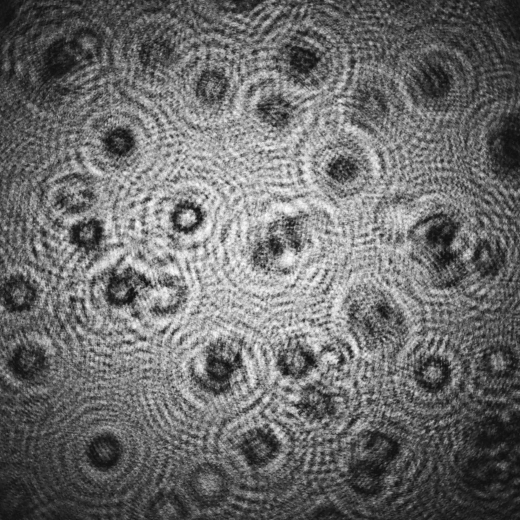
#> input picture assets/H05 (3).png, 1040 x 1040 px, found by its file name (shown at 1/2 size)
$ python dlhm_reconstruction.py
#> lines starting #> are read from the running program, lines starting #| are printed output that depends on the picture
# -*- coding: utf-8 -*-
"""DLHM_reconstruction.ipynb

Automatically generated by Colaboratory.

Original file is located at
    https://colab.research.google.com/drive/1Yim1g6ZujxaTz0zoE8wghl16rxMGgMhB
"""

# FUNCTION TO RECONSTRUCT AN IN LINE HOLOGRAM WITH THE METHODOLOGY FROM THE JÜRGEN KREUZER'S PATENT
import math
import numpy as np
import cv2
from PIL import Image
from os import listdir
from datetime import timedelta
import matplotlib.pyplot as plt
from timeit import default_timer as timer

def filtcosenoF(par,fi,co):
    # Coordenadas
    [xfc, yfc] = np.meshgrid(np.linspace(1-co/2, co/2, co), np.linspace(fi/2, 1-fi/2, fi))

    # Normalizar coordenadas en intervalo (-pi, pi) y crear filtros en dirección horizontal y vertical
    fc1 = np.cos(xfc*(math.pi/par)*(1/np.max(xfc)))**2
    fc2 = np.cos(yfc*(math.pi/par)*(1/np.max(yfc)))**2

    # Intersectar ambas direcciones
    fc = (fc1 > 0) * fc1 * (fc2 > 0) * fc2

    # Re-escalar de 0 a 1
    return fc / np.max(fc)

# [46 lines left out: function prepairholoF, not called in this run]

def prepairholoF_remap(CH_m, dx, L):
    [row, col] = CH_m.shape
    Wx = dx * col
    Wy = dx * row

    # Matriz de coordenadas
    [X, Y] = np.meshgrid(range(col), range(row))
    X = X - col / 2
    Y = Y - row / 2

    r = np.sqrt(X**2 + Y**2)
    rW = np.sqrt((Wx/2)**2 + (Wy/2)**2)
    auxL = np.max(r) * L / np.max(rW)
    theta = np.arctan2(Y, X)
    R = auxL * np.sin(r / auxL)

    Xcoord = R * np.cos(theta)
    Ycoord = R * np.sin(theta)
    Xcoord = (Xcoord + col / 2).astype(np.float32)
    Ycoord = (Ycoord + row / 2).astype(np.float32)
    CHp_m = cv2.remap(CH_m, Xcoord, Ycoord, cv2.INTER_AREA, borderMode=cv2.BORDER_CONSTANT, borderValue=0)

    return CHp_m

def kreuzer3F(CHp_m, z, L, lamb, deltaX, FC):
    [row, col] = CHp_m.shape
    Wx = dx * col
    Wy = dx * row

    # Coordenadas de origen del holograma
    xo = -Wx / 2
    yo = -Wy / 2

    # Holograma preparado, coordenadas de origen
    xop = xo * L / math.sqrt(L ** 2 + xo ** 2)
    yop = yo * L / math.sqrt(L ** 2 + yo ** 2)

    # Pixel cuadrado:
    deltaY = deltaX

    # Matriz tamaño
    [X, Y] = np.meshgrid(range(col), range(row))
    X = X.astype(np.float64)
    Y = Y.astype(np.float64)

    # Tamaño del píxel para el holograma preparado
    deltaxp = xop / (-col / 2)
    deltayp = yop / (-row / 2)

    # Coordenadas de origen para el plano de reconstrucción
    Yo = -deltaX * (row / 2)
    Xo = -deltaX * (col / 2)

    # Convertir CHp_m a complex128 si no lo es
    if CHp_m.dtype != np.complex128:
        CHp_m = CHp_m.astype(np.complex128)

    # Multiplicar holograma preparado con fase de propagación
    Rp = np.sqrt((L**2) - (deltaxp * X + xop)**2 - (deltayp * Y + yop)**2)
    r = np.sqrt((deltaX**2) * ((X - col / 2)**2 + (Y - row / 2)**2) + z**2)
    CHp_m *= ((L / Rp)**4) * np.exp(-0.5j * (2 * math.pi / lamb) * (r**2 - 2 * z * L) * Rp / (L**2))

    # Valor de relleno constante
    pad = int(col / 2)

    # Relleno en la fila del coseno
    FC = np.pad(FC, pad)

    # Operación de convolución
    # Primer transformar
    T1 = CHp_m * np.exp((1j * (2 * math.pi / lamb) / (2 * L)) * (2 * Xo * X * deltaxp + 2 * Yo * Y * deltayp + X**2 * deltaxp * deltaX + Y**2 * deltayp * deltaY))
    T1 = np.pad(T1, pad)
    T1 = np.fft.fftshift(np.fft.fft2(np.fft.ifftshift(T1 * FC)))

    # Segundo transformar
    T2 = np.exp(-1j * (2 * math.pi / lamb) / (2 * L) * ((X - col / 2)**2 * deltaxp * deltaX + (Y - row / 2)**2 * deltayp * deltaY))
    T2 = np.pad(T2, pad)
    T2 = np.fft.fftshift(np.fft.fft2(np.fft.ifftshift(T2 * FC)))

    # Tercer transformar
    K = np.fft.ifftshift(np.fft.ifft2(np.fft.fftshift(T2 * T1)))
    K = K[pad:(pad + row), pad:(pad + col)]

    return K


# Phase reconstruction in DLHM
# Carlos Trujillo, Apr 7, 2018.
# Modified by Jose Pamplona: MAY 21, 2022.


plt.rcParams["figure.figsize"] = (15,15)


# Recovery of sample info
# Sample info loading
filename = r'H05 (3).png'
holo = np.array(Image.open(filename))
#> holo is the input picture: shape (1040, 1040); min 7, max 255, mean 108
#holo= cv2.resize(holo,(128,128),interpolation=cv2.INTER_LINEAR)
[fi, co,] = holo.shape
#> fi = 1040; co = 1040
holo = holo[:, int((co-fi)/2):co-int((co-fi)/2)]
[fi, co] = holo.shape
# [6 lines of commented-out code are left out]
holoContrast = holo             # Phase reconstructions
#plt.imshow(holoContrast, cmap='gray')
#plt.show()

# Cosenus filter creation or reading
fold_files = listdir('.')
stored_filt = list(filter(lambda x: 'filtcos.npy' in x, fold_files))
# stripped = [s.strip('-filtcos.npy') for s in stored_filt]
if len(list(filter(lambda x: (str(co)+'-'+str(fi)) in x, fold_files))) == 0:
    fc = filtcosenoF(100, fi, co)
    np.save(str(co)+'-'+str(fi)+'_filtcos.npy', fc)
    print('Cosine filter saved')
else:
    fc = np.load(str(co)+'-'+str(fi)+'_filtcos.npy')
    print('Cosine filter loaded')
# plt.imshow(fc)
# Geometrical parameters
z = 5e-3
L = 8e-3
lamb = 532e-9
dx = 1.55e-6 #tamaño del pixel

# LET'S FIND THE BEST FOCUSED RECONSTRUCTION
# DLHM reconstruction
# pixel size at reconstruction plane
deltaX = z*dx/L  # in micrometers
pre_holo = prepairholoF_remap(holoContrast, dx, L) # Faster (0.11 Seconds)
#> in prepairholoF_remap, `theta = np.arctan2(Y, X)`:
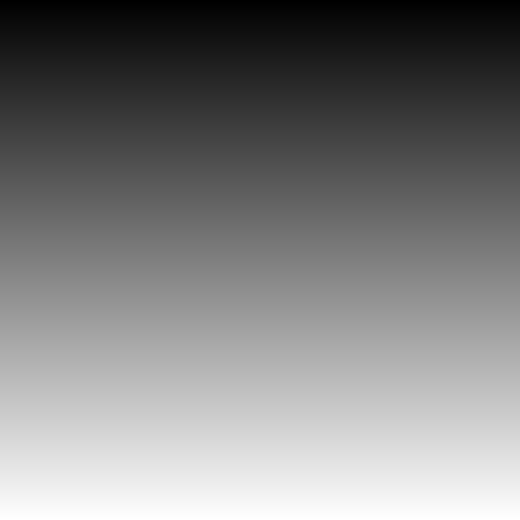
#> Y: shape (1040, 1040) float64 (shown at 1/2 size); min -520, max 519, mean -0.5; drawn with min black and max white
#> in prepairholoF_remap, `Xcoord = R * np.cos(theta)`:
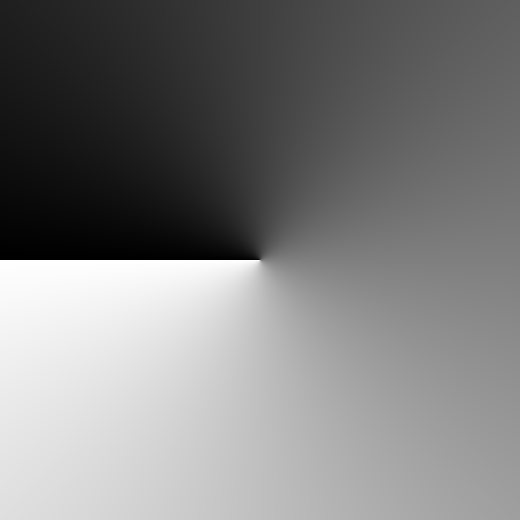
#> theta: shape (1040, 1040) float64 (shown at 1/2 size); min -3.14, max 3.14, mean -7.26e-07; drawn with min black and max white

# stack = []
for z in np.arange(3e-3, 4e-3,0.1e-3):
    # Reconstruct
    start = timer()
    reconstruction = kreuzer3F(pre_holo, z, L, lamb, deltaX, fc)
    end = timer()
    print(z*1000)
    print(timedelta(seconds=end - start))
    # Intensity and phase calculation
    # Am = np.abs(reconstruction)
    Ph = np.angle(reconstruction)
    In = (np.abs(reconstruction))**2
    plt.imshow(In,cmap='gray')
    plt.show()
#> this loop made 10 passes
#> pass 1, in kreuzer3F, `FC = np.pad(FC, pad)`:
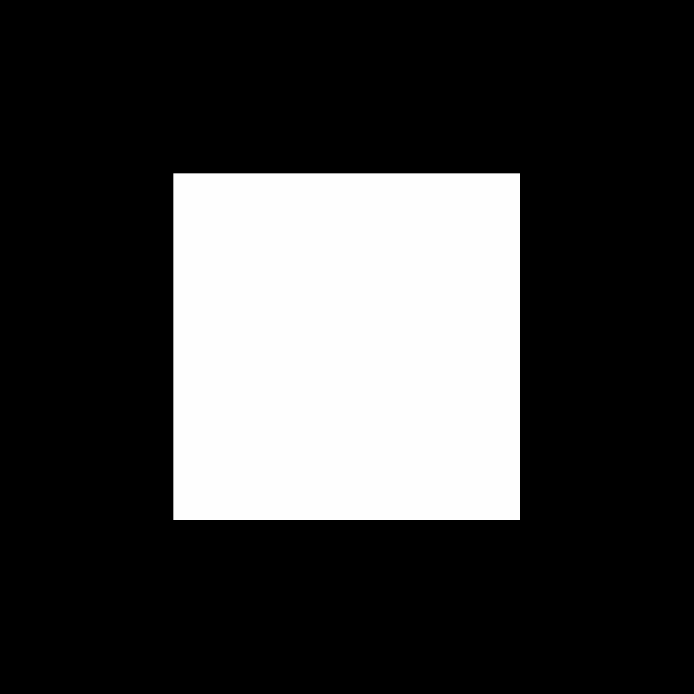
#> FC: shape (2080, 2080) float64 (shown at 1/3 size); min 0, max 1, mean 0.25
#> pass 1, `Ph = np.angle(reconstruction)`:
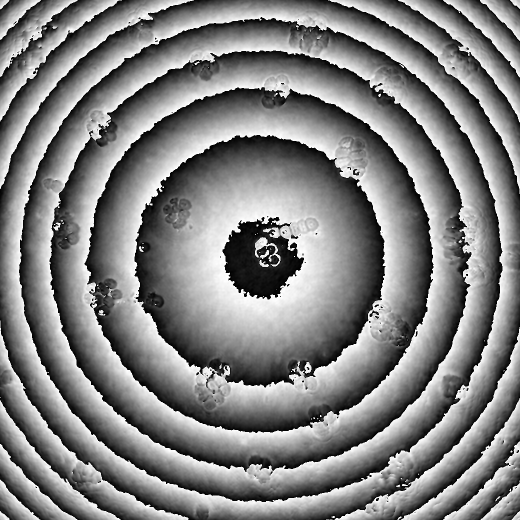
#> Ph: shape (1040, 1040) float64 (shown at 1/2 size); min -3.14, max 3.14, mean 0.0502; drawn with min black and max white
#> pass 1, `In = (np.abs(reconstruction))**2`:
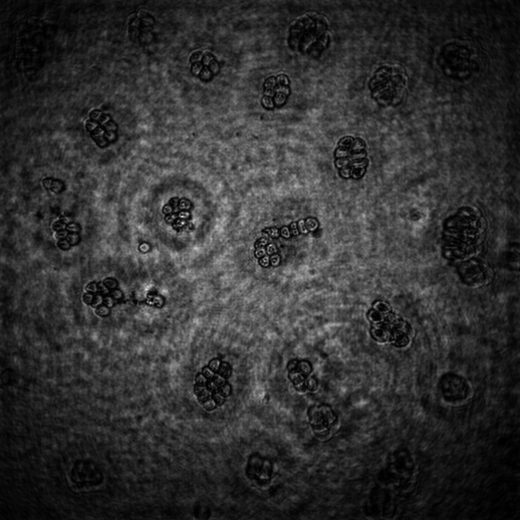
#> In: shape (1040, 1040) float64 (shown at 1/2 size); min 1924136.3, max 5.64e+11, mean 1.1e+11; drawn with min black and max white
#> pass 2, `Ph = np.angle(reconstruction)`:
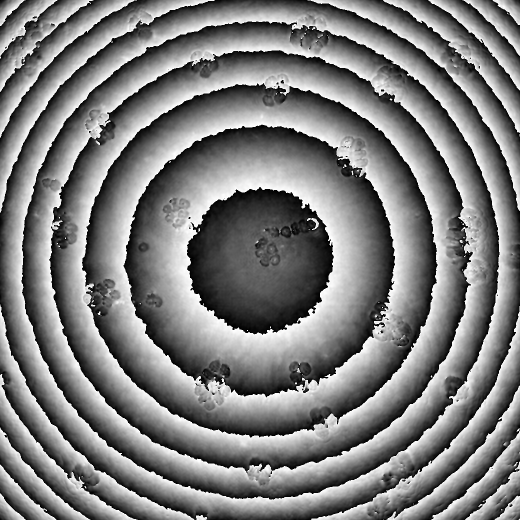
#> Ph: shape (1040, 1040) float64 (shown at 1/2 size); min -3.14, max 3.14, mean -0.049; drawn with min black and max white
#> pass 2, `plt.show()`:
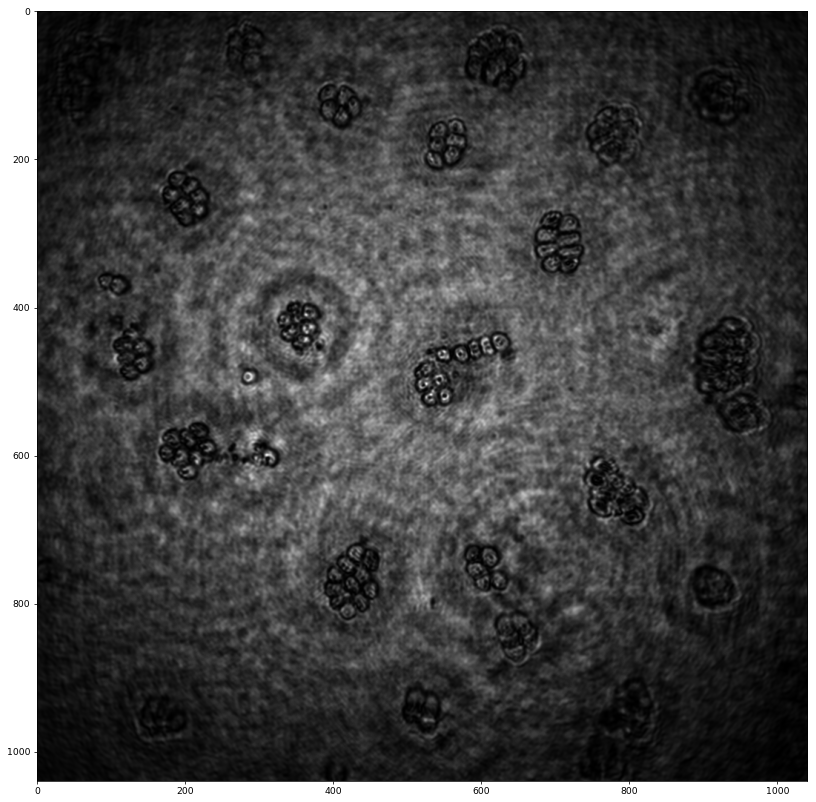
#> figure drawn by matplotlib, 1 panel
